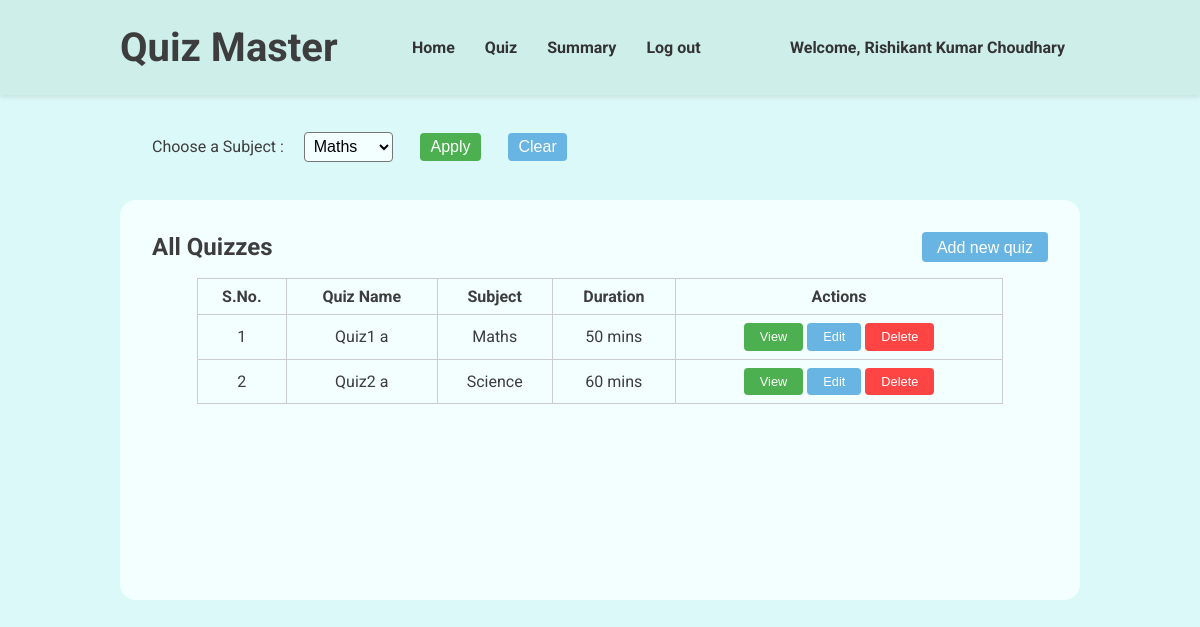
Page /admin-quiz (signed in) on the earlier database version.
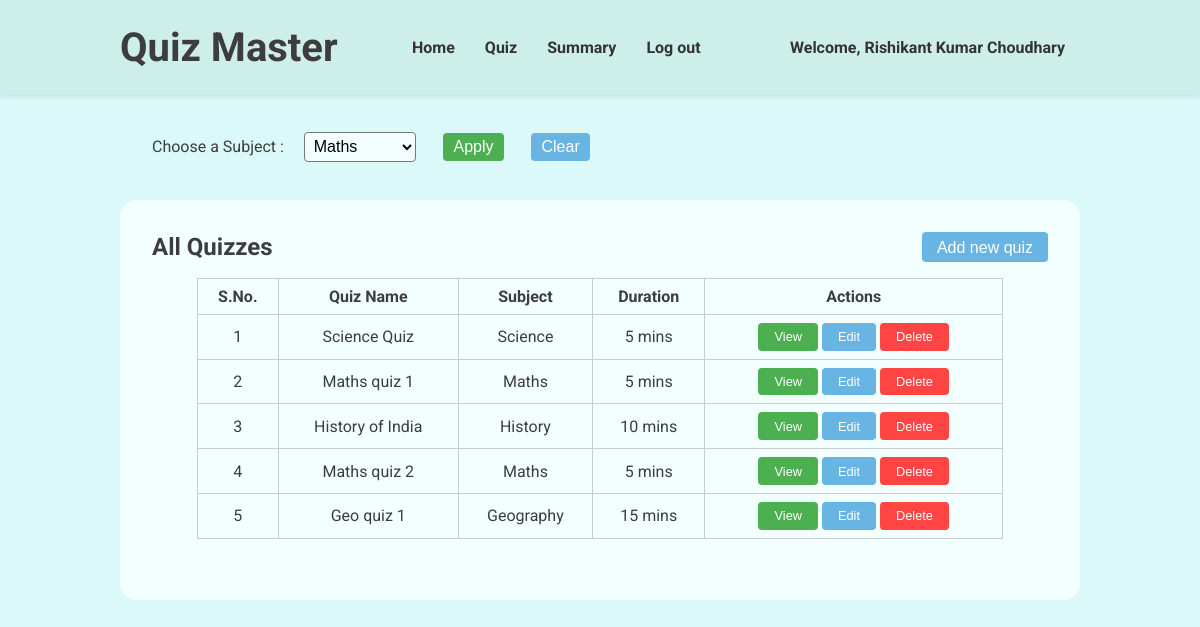
Same page on the later database version.
### models.py (models this page shows, shortened)
class User(db.Model, UserMixin):
    __tablename__ = 'users'
    id = db.Column(db.Integer, primary_key=True)
    username = db.Column(db.String(80), unique=True, nullable=False)
    passhash = db.Column(db.String(256), nullable=False)
    fullname = db.Column(db.String(80), nullable=False)
    qualification = db.Column(db.String(80), nullable=False)
    dob = db.Column(db.Date, nullable=False)
    is_admin = db.Column(db.Boolean, nullable=False, default=False)
    @property
    def password(self):
        raise AttributeError('Password is not a readable attribute')

class Quizzes(db.Model):
    __tablename__ = 'quizzes'
    quizid = db.Column(db.Integer, primary_key=True)
    quizname = db.Column(db.String(80), unique=False, nullable=False)
    subjectid = db.Column(db.Integer, db.ForeignKey('subjects.subjectid'), nullable=False)
    duration = db.Column(db.Integer, nullable=False)
    quizdate = db.Column(db.Date, nullable=False)
    questions = db.relationship('Questions', backref='quiz', lazy=True)

class Subjects(db.Model):
    __tablename__ = 'subjects'
    subjectid = db.Column(db.Integer, primary_key=True)
    subjectname = db.Column(db.String(80), unique=False, nullable=False)
    subjectdesc = db.Column(db.String(512), nullable=False)
    chapters = db.relationship('Chapters', backref='subject', lazy=True)

### routes.py (the view, shortened to what this page needs)
@app.route('/admin-quiz', methods=['GET', 'POST'])
@login_required
def admin_quiz():
    return render_template('quizzes.html', user = current_user, subjects = Subjects.query.all(), quizzes = Quizzes.query.all())

### app.py (called while the page is built)
@login_manager.user_loader
def load_user(userid):
    return models.User.query.get(int(userid))

### templates/quizzes.html (shortened to what this page needs)
{% extends "base.html" %} {% block title %}Quizes | Quiz Master{% endblock %} {%
block stylesheet %}
<link rel="stylesheet" href="{{ url_for('static', filename='navbar.css') }}" />
<link rel="stylesheet" href="{{ url_for('static', filename='quizzes.css') }}" />
{% endblock %} {% block navbar %}
<header>
  <div class="header-container">
    <h1>Quiz Master</h1>
    <nav>
      <ul>
        <li>
          <a href="/admin-dashboard">Home</a>
        </li>
        <li>
          <a href="/admin-quiz">Quiz</a>
        </li>
        <li>
          <a href="/admin-summary">Summary</a>
        </li>
        <li>
          <a href="/logout">Log out</a>
        </li>
      </ul>
    </nav>
    <a href="/profile">Welcome, {{ user.fullname}}</a>
  </div>
</header>
{% endblock %} {% block content %}
<main>
  <div class="topbar">
    <form method="post">
      <label for="subject">Choose a Subject : </label>
      <select id="subject" name="subject">
        {% for subject in subjects %}
        <option value="{{ subject.subjectname }}">
          {{ subject.subjectname }}
        </option>
        {% endfor %}
      </select>
      <button type="submit" id="apply">Apply</button>
    </form>
    <button id="clear" onclick="window.location.href='/admin-quiz'">
      Clear
    </button>
  </div>
  <div class="quiz-display">
    <div class="sub-header">
      <h2>All Quizzes</h2>
      <button id="add-quiz-btn">Add new quiz</button>
    </div>
    <div class="quizzes">
      <table>
        <thead>
          <tr>
            <th>S.No.</th>
            <th>Quiz Name</th>
            <th>Subject</th>
            <th>Duration</th>
            <th>Actions</th>
          </tr>
        </thead>
        <tbody>
          {% for quiz in quizzes %}
          <tr>
            <td>{{ loop.index }}</td>
            <td>{{ quiz.quizname }}</td>
            {% for subject in subjects %}
            {% if subject.subjectid == quiz.subjectid %}
            <td>{{ subject.subjectname }}</td>
            {% endif %}
            {% endfor %}
            <td>{{ quiz.duration }} mins</td>
            <td>
              <button class="view-btn" onclick="viewQuiz({{ quiz.quizid }})">View</button>
              <button class="edit-btn" onclick="editQuiz({{ quiz.quizid }})">Edit</button>
              <button class="delete-btn" onclick="deleteQuiz({{ quiz.quizid }})">Delete</button>
            </td>
          </tr>
          {% endfor %}
        </tbody>
      </table>
  </div>
</main>
{% endblock %}

### templates/base.html (shortened to what this page needs)
<!DOCTYPE html>
<html lang="en">
  <head>
    <link
      rel="stylesheet"
      href="{{ url_for('static', filename='index.css') }}"
    />
    {% block stylesheet %} {% endblock %}
  </head>
  <body>
    {% block navbar %}{% endblock %}
    <div class="container">{% block content %}{% endblock %}</div>
  </body>
</html>

### static/index.css (style rules this page uses)
* { margin: 0; padding: 0; box-sizing: border-box; }
body { background-color: #dbf9f8; color: #3d3d3d; font-family: 'roboto', sans-serif; }
.container { margin: auto; max-width: 80vw; }

### static/navbar.css (style rules this page uses)
header { background-color: #cdeee9; padding: 1.5rem; box-shadow: 0 2px 5px rgba(0, 0, 0, 0.1); }
.header-container { margin: auto; width: 80vw; display: flex; justify-content: space-between; align-items: center; }
header h1 { margin: 0; font-size: 2.5rem; color: #3d3d3d; }
header nav ul { list-style: none; display: flex; }
header a { margin: 0 15px; text-decoration: none; color: #333; font-weight: bold; }

### static/quizzes.css (style rules this page uses)
.topbar { margin: 2rem; }
.topbar form { display: inline; }
.topbar select { margin-left: 1rem; padding: 0.3rem; font-size: 1rem; border-radius: 0.25rem; background-color: #f3ffff; }
.topbar button { margin: 0.4rem 1.5rem; padding: 5px 10px; font-size: 1rem; border: none; border-radius: 0.25rem; cursor: pointer; color: #fff; }
#apply { background-color: #4caf50; }
#clear { background-color: #68b4e2; margin-left: 0; }
.quiz-display { min-height: 50vh; padding: 1rem 2rem; width: 100%; background-color: #f3ffff; border-radius: 1rem; }
.sub-header { margin: 1rem 0; display: flex; justify-content: space-between; align-items: center; }
#add-quiz-btn { padding: 7px 15px 5px; font-size: 1rem; background-color: #68b4e2; color: #fff; border: none; border-radius: 0.25rem; cursor: pointer; }
.quizzes { margin: auto; width: 90%; }
.quizzes table { width: 100%; border-collapse: collapse; }
.quizzes table th, .quizzes table td { border: 1px solid #ccc; padding: 8px; text-align: center; }
.quizzes table button { padding: 0.4rem 1rem; font-size: 0.8rem; color: white; border: none; border-radius: 0.25rem; cursor: pointer; }
.view-btn { background-color: #4caf50; }
.edit-btn { background-color: #68b4e2; }
.delete-btn { background-color: #f44; }

Differences in the rows shown:
removed Quizzes: quizname "Quiz1 a", duration "50", Subjects (subjectname "Maths")
added Quizzes: quizname "Science Quiz", duration "5", Subjects (subjectname "Science")
changed Quizzes: quizname "Quiz2 a" → "Maths quiz 1"; gains Subjects (subjectname "Maths"); duration "60" → "5"; loses Subjects (subjectname "Science")
added Quizzes: quizname "History of India", duration "10"
added Subjects: subjectname "History", shown under "History of India"
added Quizzes: quizname "Maths quiz 2", duration "5", Subjects (subjectname "Maths")
added Quizzes: quizname "Geo quiz 1", duration "15"
added Subjects: subjectname "Geography", shown under "Geo quiz 1"
